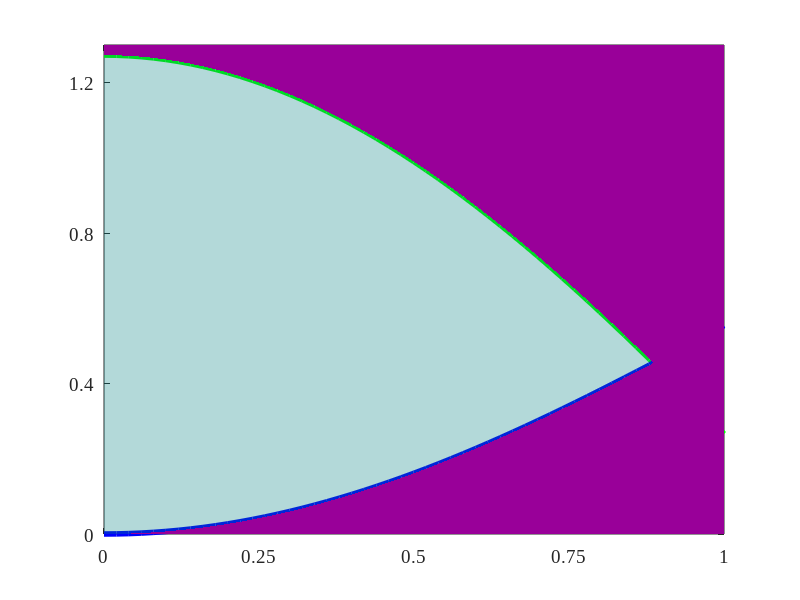
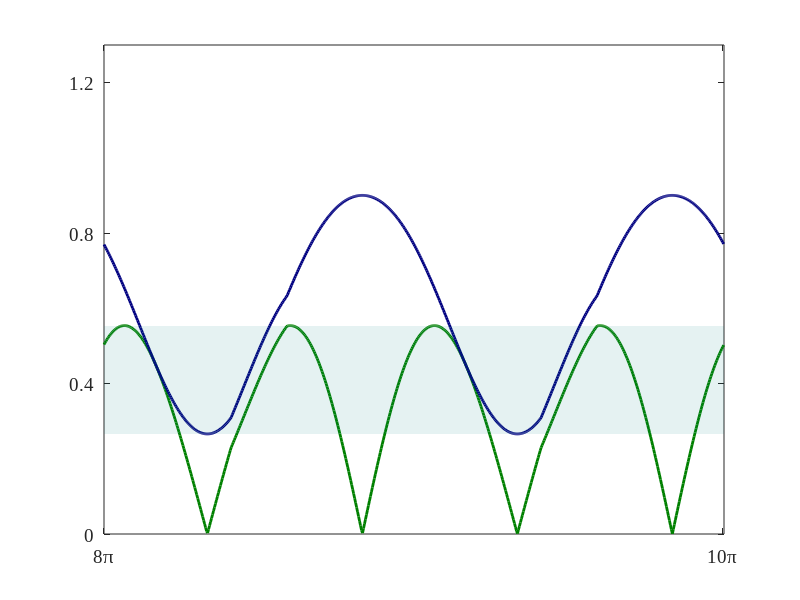

MATLAB code to generate these figures, in order: (Note: this script raises an error after producing the figures.)
theta_f1=0:0.01:2*pi;
dead_time=0.02;

x1=[];
y1=[];
ma=[];
for m=0:0.02:1
n=0;
D1=(1+m*sin(theta_f1)+(n/6)*sawtooth(3*theta_f1+pi/2,1/2))/2;
D1(D1<dead_time)=dead_time;
D1(D1>(1-dead_time))=1-dead_time;
% S1=(2/pi)*sin(pi*D1)*cos(theta_c);
S1=(2/pi)*sin(pi*(D1));
theta_f2=theta_f1-2*pi/3;
D2=(1+m*sin(theta_f2)+(n/6)*sawtooth(3*theta_f2+pi/2,1/2))/2;
D2(D2<dead_time)=dead_time;
D2(D2>(1-dead_time))=1-dead_time;
D2=(1+m*sin(theta_f2)+(n/6)*sawtooth(3*theta_f2+pi/2,1/2))/2;
S2=(2/pi)*sin(pi*(D2));

x = min(abs(S1+S2));
y =max(abs(S1-S2));

x1=[x1 x];
y1=[y1 y];
ma=[ma m];
end 
%%
figure1 = figure('Position', [0 0 600 300]);
axes1 = axes('Parent',figure1);
plot(ma,x1,'Color',[0 1 0],'LineWidth',4)
hold on;
plot(ma,y1,'Color',[0 0 1],'LineWidth',4)
patch('Parent',axes1, 'XData', [ma fliplr(ma)],'YData', [x1 fliplr(y1)],'FaceColor',[0 0.5 0.5],...
    'EdgeColor','none','FaceAlpha',0.3)
hold on;
patch('XData',[ma fliplr(ma)],'YData', [x1 max(1.4)*ones(size(x1))],'FaceColor',[0.6 0 0.6],'EdgeColor','none','FaceAlpha',1')
patch('XData',[ma fliplr(ma)],'YData', [y1 min(0)*ones(size(x1))],'FaceColor',[0.6 0 0.6],'EdgeColor','none','FaceAlpha',1')


box(axes1,'on');
hold(axes1,'off');

xlim([0 1])
ylim([0 1.3])

set(axes1,'XTick',[0 0.25 0.5 0.75 1], ...
    'YTick',[0 0.4 0.8 1.2], ...
    'YTickLabel',{'0','0.4','0.8','1.2'}, ...
    'FontName','TimesNewRoman','FontSize',14);

% plot(ma,x1,'Color',[0 1 0],'LineWidth',1)
% hold on;
% plot(ma,y1,'Color',[0 0 1],'LineWidth',1)
% area(ma,y1,0,'FaceColor',[0 0.5 0],'EdgeColor','none','FaceAlpha',1);
% area(ma,x1,1.4,'FaceColor',[0 0.5 0],'EdgeColor','none','FaceAlpha',1);
% plot(ma, x1);
% hold on;
% plot(ma, y1);

%%



figure1 = figure('Position', [0 0 400 300]);
axes1 = axes('Parent',figure1);
hold(axes1,'on');
% plot(theta_f1*180/pi,S1,'r')
% hold on;
% plot(theta_f1*180/pi,S2,'b')
% hold on;
plot(theta_f1*180/pi,abs(S1-S2),'color',[0 0.5 0],'LineWidth',2)
hold on;
plot(theta_f1*180/pi,abs(S1+S2),'color',[0 0 0.5],'LineWidth',2)

x = min(abs(S1+S2))*ones(size(theta_f1));
y=max(abs(S1-S2))*ones(size(theta_f1));

patch('Parent',axes1, 'XData', [theta_f1*180/pi fliplr(theta_f1*180/pi)],'YData', [x fliplr(y)],'FaceColor',[0 0.5 0.5],...
    'EdgeColor','none','FaceAlpha',0.1)

box(axes1,'on');
hold(axes1,'off');

xlim([0 360])
ylim([0 1.3])

set(axes1,'XTick',[0 359], ...
    'XTickLabel',{'8\pi','10\pi'}, ...
    'YTick',[0 0.4 0.8 1.2], ...
    'YTickLabel',{'0','0.4','0.8','1.2'}, ...
    'FontName','TimesNewRoman','FontSize',14);

legend1 = legend(axes1,'show',{'Minimum','Maximum'},'interpreter','Latex','FontName','TimesNewRoman','FontSize',25);
set(legend1,...
    'Location','Best',...
    'EdgeColor','none',...
    'Color','white');

ylabel({'$\hat{S}_{{AB}_{f_s}}$  (p.u)' },'interpreter','latex','FontName','Times New Roman',...
    'FontSize',20);

% Create xlabel
xlabel('Fundamental Phase (rad)','interpreter','latex','FontName','Times New Roman',...
    'FontSize',20);
